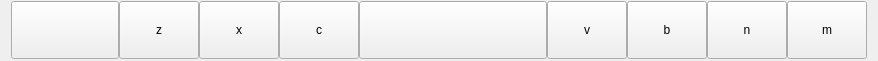
  <widget class="QWidget" name="layoutWidget">
   <property name="geometry">
    <rect>
     <x>0</x>
     <y>120</y>
     <width>801</width>
     <height>61</height>
    </rect>
   </property>
   <layout class="QHBoxLayout" name="horizontalLayout">
    <property name="spacing">
     <number>0</number>
    </property>
    <property name="sizeConstraint">
     <enum>QLayout::SetDefaultConstraint</enum>
    </property>
    <property name="topMargin">
     <number>1</number>
    </property>
    <property name="bottomMargin">
     <number>1</number>
    </property>
    <item>
     <widget class="QPushButton" name="Button_CL">
      <property name="sizePolicy">
       <sizepolicy hsizetype="Fixed" vsizetype="Fixed">
        <horstretch>0</horstretch>
        <verstretch>0</verstretch>
       </sizepolicy>
      </property>
      <property name="styleSheet">
       <string notr="true">QPushButton
{
height: 50px;
width: 100px;
}</string>
      </property>
      <property name="text">
       <string/>
      </property>
      <property name="icon">
       <iconset resource="resources.qrc">
        <normaloff>:/Images/cl1.svg</normaloff>:/Images/cl1.svg</iconset>
      </property>
      <property name="iconSize">
       <size>
        <width>50</width>
        <height>50</height>
       </size>
      </property>
      <attribute name="buttonGroup">
       <string notr="true">buttonGroup</string>
      </attribute>
     </widget>
    </item>
    <item>
     <widget class="QPushButton" name="BUtton_z">
      <property name="sizePolicy">
       <sizepolicy hsizetype="Fixed" vsizetype="Fixed">
        <horstretch>0</horstretch>
        <verstretch>0</verstretch>
       </sizepolicy>
      </property>
      <property name="styleSheet">
       <string notr="true">QPushButton
{
height: 50px;
width:50px;
}</string>
      </property>
      <property name="text">
       <string>z</string>
      </property>
      <attribute name="buttonGroup">
       <string notr="true">buttonGroup</string>
      </attribute>
     </widget>
    </item>
    <item>
     <widget class="QPushButton" name="Button_x">
      <property name="sizePolicy">
       <sizepolicy hsizetype="Fixed" vsizetype="Fixed">
        <horstretch>0</horstretch>
        <verstretch>0</verstretch>
       </sizepolicy>
      </property>
      <property name="styleSheet">
       <string notr="true">QPushButton
{
height: 50px;
width:50px;
}</string>
      </property>
      <property name="text">
       <string>x</string>
      </property>
      <attribute name="buttonGroup">
       <string notr="true">buttonGroup</string>
      </attribute>
     </widget>
    </item>
    <item>
     <widget class="QPushButton" name="Button_c">
      <property name="sizePolicy">
       <sizepolicy hsizetype="Fixed" vsizetype="Fixed">
        <horstretch>0</horstretch>
        <verstretch>0</verstretch>
       </sizepolicy>
      </property>
      <property name="styleSheet">
       <string notr="true">QPushButton
{
height: 50px;
width:50px;
}</string>
      </property>
      <property name="text">
       <string>c</string>
      </property>
      <attribute name="buttonGroup">
       <string notr="true">buttonGroup</string>
      </attribute>
     </widget>
    </item>
    <item>
     <widget class="QPushButton" name="Button_SP">
      <property name="sizePolicy">
       <sizepolicy hsizetype="Fixed" vsizetype="Fixed">
        <horstretch>0</horstretch>
        <verstretch>0</verstretch>
       </sizepolicy>
      </property>
      <property name="styleSheet">
       <string notr="true">QPushButton
{
height: 50px;
width:180px;
}</string>
      </property>
      <property name="text">
       <string/>
      </property>
      <property name="icon">
       <iconset resource="resources.qrc">
        <normaloff>:/Images/sp.svg</normaloff>:/Images/sp.svg</iconset>
      </property>
      <property name="iconSize">
       <size>
        <width>100</width>
        <height>50</height>
       </size>
      </property>
     </widget>
    </item>
    <item>
     <widget class="QPushButton" name="Button_v">
      <property name="sizePolicy">
       <sizepolicy hsizetype="Fixed" vsizetype="Fixed">
        <horstretch>0</horstretch>
        <verstretch>0</verstretch>
       </sizepolicy>
      </property>
      <property name="styleSheet">
       <string notr="true">QPushButton
{
height: 50px;
width:50px;
}</string>
      </property>
      <property name="text">
       <string>v</string>
      </property>
      <attribute name="buttonGroup">
       <string notr="true">buttonGroup</string>
      </attribute>
     </widget>
    </item>
    <item>
     <widget class="QPushButton" name="Button_b">
      <property name="sizePolicy">
       <sizepolicy hsizetype="Fixed" vsizetype="Fixed">
        <horstretch>0</horstretch>
        <verstretch>0</verstretch>
       </sizepolicy>
      </property>
      <property name="styleSheet">
       <string notr="true">QPushButton
{
height: 50px;
width:50px;
}</string>
      </property>
      <property name="text">
       <string>b</string>
      </property>
      <attribute name="buttonGroup">
       <string notr="true">buttonGroup</string>
      </attribute>
     </widget>
    </item>
    <item>
     <widget class="QPushButton" name="Button_n">
      <property name="sizePolicy">
       <sizepolicy hsizetype="Fixed" vsizetype="Fixed">
        <horstretch>0</horstretch>
        <verstretch>0</verstretch>
       </sizepolicy>
      </property>
      <property name="styleSheet">
       <string notr="true">QPushButton
{
height: 50px;
width:50px;
}</string>
      </property>
      <property name="text">
       <string>n</string>
      </property>
      <attribute name="buttonGroup">
       <string notr="true">buttonGroup</string>
      </attribute>
     </widget>
    </item>
    <item>
     <widget class="QPushButton" name="Button_m">
      <property name="sizePolicy">
       <sizepolicy hsizetype="Fixed" vsizetype="Fixed">
        <horstretch>0</horstretch>
        <verstretch>0</verstretch>
       </sizepolicy>
      </property>
      <property name="styleSheet">
       <string notr="true">QPushButton
{
height: 50px;
width:50px;
}</string>
      </property>
      <property name="text">
       <string>m</string>
      </property>
      <attribute name="buttonGroup">
       <string notr="true">buttonGroup</string>
      </attribute>
     </widget>
    </item>
   </layout>
  </widget>
